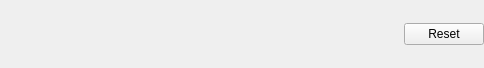
<?xml version="1.0" encoding="UTF-8"?>
<ui version="4.0">
 <class>ResetUI</class>
 <widget class="QWidget" name="ResetUI">
  <property name="geometry">
   <rect>
    <x>0</x>
    <y>0</y>
    <width>484</width>
    <height>68</height>
   </rect>
  </property>
  <property name="windowTitle">
   <string notr="true">Form</string>
  </property>
  <layout class="QHBoxLayout" name="horizontalLayout_2">
   <property name="spacing">
    <number>0</number>
   </property>
   <property name="leftMargin">
    <number>0</number>
   </property>
   <property name="topMargin">
    <number>0</number>
   </property>
   <property name="rightMargin">
    <number>0</number>
   </property>
   <property name="bottomMargin">
    <number>0</number>
   </property>
   <item>
    <widget class="QWidget" name="widget" native="true">
     <layout class="QHBoxLayout" name="horizontalLayout">
      <property name="spacing">
       <number>0</number>
      </property>
      <property name="leftMargin">
       <number>0</number>
      </property>
      <property name="topMargin">
       <number>0</number>
      </property>
      <property name="rightMargin">
       <number>0</number>
      </property>
      <property name="bottomMargin">
       <number>0</number>
      </property>
      <item>
       <widget class="QToolButton" name="btnHint">
        <property name="styleSheet">
         <string notr="true">QToolButton { border: none; }</string>
        </property>
        <property name="text">
         <string/>
        </property>
        <property name="icon">
         <iconset>
          <normaloff>:/resources/icons/setting/infomation.svg</normaloff>:/resources/icons/setting/infomation.svg</iconset>
        </property>
        <property name="autoRepeat">
         <bool>false</bool>
        </property>
       </widget>
      </item>
      <item>
       <spacer name="horizontalSpacer">
        <property name="orientation">
         <enum>Qt::Horizontal</enum>
        </property>
        <property name="sizeHint" stdset="0">
         <size>
          <width>381</width>
          <height>20</height>
         </size>
        </property>
       </spacer>
      </item>
      <item>
       <widget class="QPushButton" name="btnReset">
        <property name="text">
         <string>Reset</string>
        </property>
       </widget>
      </item>
     </layout>
    </widget>
   </item>
  </layout>
 </widget>
 <resources/>
 <connections/>
</ui>
